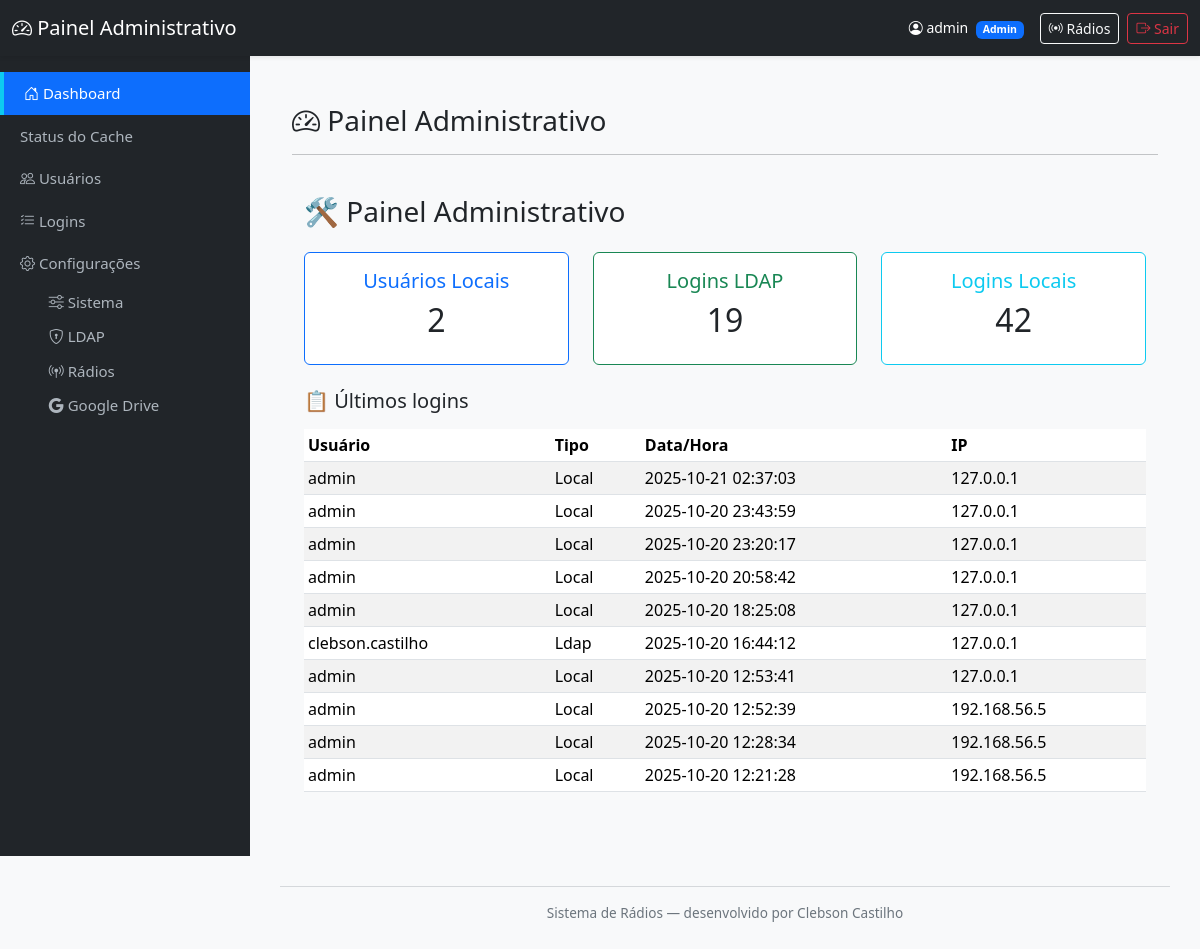
The page /admin/dashboard (signed in) on the database as committed earlier.
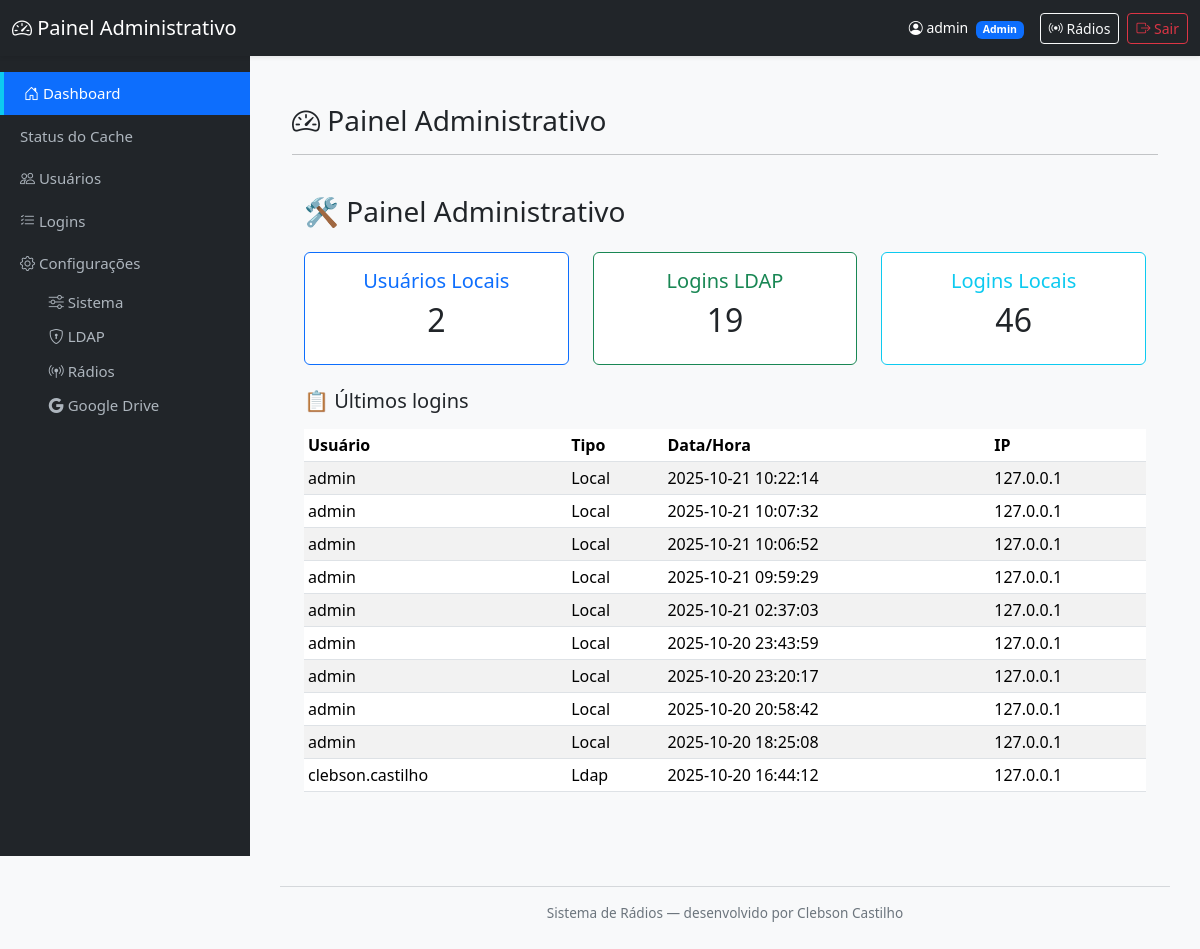
The same page on the database as committed later.
### tables this page shows
CREATE TABLE logins (
            id INTEGER PRIMARY KEY AUTOINCREMENT,
            usuario TEXT NOT NULL,
            tipo_login TEXT NOT NULL,
            data_hora TEXT NOT NULL,
            ip TEXT
        );

### mod_admin/routes.py (the view)
@bp_admin.route('/admin/dashboard')
@admin_required   # ✅ Decorator direto
def dashboard():
    total_usuarios = contar_usuarios()
    logins = contar_logins()
    total_local = logins.get("local", 0)
    total_ldap = logins.get("ldap", 0)
    logs = listar_logins(10)
    usuarios = listar_usuarios()
    return render_template(
        'admin_dashboard.html',
        total_usuarios=total_usuarios,
        total_local=total_local,
        total_ldap=total_ldap,
        logs=logs,
        usuarios=usuarios
    )

### mod_admin/models.py (called while the page is built)
def get_connection():
    conn = sqlite3.connect(DB_PATH, check_same_thread=False)
    conn.row_factory = sqlite3.Row
    return conn

def listar_logins(limit=100):
    conn = get_connection()
    cur = conn.cursor()
    cur.execute("""
        SELECT usuario, tipo_login, data_hora, ip
        FROM logins
        ORDER BY id DESC
        LIMIT ?
    """, (limit,))
    registros = cur.fetchall()
    conn.close()
    return registros

def contar_logins():
    conn = get_connection()
    cur = conn.cursor()
    cur.execute("SELECT COUNT(*) FROM logins WHERE tipo_login='local'")
    total_local = cur.fetchone()[0]
    cur.execute("SELECT COUNT(*) FROM logins WHERE tipo_login='ldap'")
    total_ldap = cur.fetchone()[0]
    conn.close()
    return {"local": total_local, "ldap": total_ldap}

def contar_usuarios():
    conn = get_connection()
    cur = conn.cursor()
    cur.execute("SELECT COUNT(*) FROM usuarios")
    total = cur.fetchone()[0]
    conn.close()
    return total

### mod_admin/templates/admin_dashboard.html (shortened to what this page needs)
{% extends "admin_base.html" %}
{% block content %}
<div class="container py-4">
  <h3><i class="bi bi-speedometer2"></i> Painel Administrativo </h3>
  <hr>
  <div class="container py-4">
    <h3 class="mb-4">🛠 Painel Administrativo</h3>
    <div class="row text-center mb-4">
      <div class="col-md-4">
        <div class="card border-primary">
          <div class="card-body">
            <h5 class="text-primary">Usuários Locais</h5>
            <h2>{{ total_usuarios }}</h2>
          </div>
        </div>
      </div>
      <div class="col-md-4">
        <div class="card border-success">
          <div class="card-body">
            <h5 class="text-success">Logins LDAP</h5>
            <h2>{{ total_ldap }}</h2>
          </div>
        </div>
      </div>
      <div class="col-md-4">
        <div class="card border-info">
          <div class="card-body">
            <h5 class="text-info">Logins Locais</h5>
            <h2>{{ total_local }}</h2>
          </div>
        </div>
      </div>
    </div>
    <h5 class="mb-3">📋 Últimos logins</h5>
    <table class="table table-sm table-striped">
      <thead>
        <tr>
          <th>Usuário</th>
          <th>Tipo</th>
          <th>Data/Hora</th>
          <th>IP</th>
        </tr>
      </thead>
      <tbody>
        {% for u, t, d, i in logs %}
        <tr>
          <td>{{ u }}</td>
          <td>{{ t|capitalize }}</td>
          <td>{{ d }}</td>
          <td>{{ i or '-' }}</td>
        </tr>
        {% endfor %}
      </tbody>
    </table>
  </div>
</div>
{% endblock %}

Rows that differ between the two databases and show on the page:
no longer on this page (row unchanged): logins: usuario "admin", tipo_login "Local", data_hora "2025-10-20 12:53:41", ip "127.0.0.1"
no longer on this page (row unchanged): logins: usuario "admin", tipo_login "Local", data_hora "2025-10-20 12:52:39", ip "192.168.56.5"
no longer on this page (row unchanged): logins: usuario "admin", tipo_login "Local", data_hora "2025-10-20 12:28:34", ip "192.168.56.5"
no longer on this page (row unchanged): logins: usuario "admin", tipo_login "Local", data_hora "2025-10-20 12:21:28", ip "192.168.56.5"
added logins: usuario "admin", tipo_login "Local", data_hora "2025-10-21 10:22:14", ip "127.0.0.1"
added logins: usuario "admin", tipo_login "Local", data_hora "2025-10-21 10:07:32", ip "127.0.0.1"
added logins: usuario "admin", tipo_login "Local", data_hora "2025-10-21 10:06:52", ip "127.0.0.1"
added logins: usuario "admin", tipo_login "Local", data_hora "2025-10-21 09:59:29", ip "127.0.0.1"
Other text that changed with them:
{{ total_local }}: "42" → "46"
